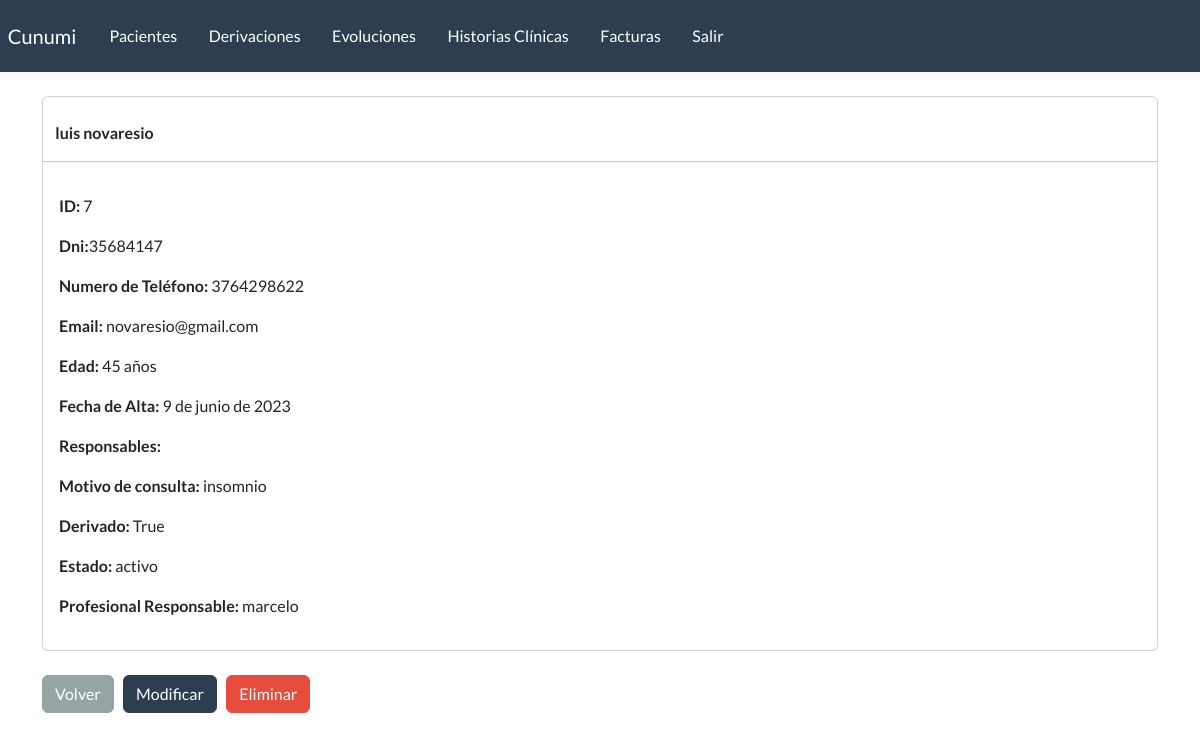
/detalle-paciente/7 (signed in), run on the app's committed database.
### webapp/models.py (models this page shows, shortened)
class paciente(models.Model):
    nombre = models.CharField(max_length=100)
    apellido = models.CharField(max_length=100, blank=True)
    dni = models.CharField(max_length=100, blank=True)
    telefono = models.CharField(max_length=100, blank=True)
    email = models.EmailField(blank=True)
    edad = models.IntegerField(blank=True)
    fecha_inicio = models.DateField(blank=True, null=True)
    responables = models.CharField(max_length=200, blank=True)
    motivo_consulta = models.CharField(max_length=200, blank=True)
    derivado = models.BooleanField(default=False)
    email = models.EmailField(blank=True)
    estado_choices = (
        ('activo', 'activo'),
        ('inactivo', 'inactivo'),
        ('alta', 'alta'),
        ('derivado', 'derivado'))
    estado = models.CharField(max_length=20, choices=estado_choices, default='activo')
    profesional_responsable = models.ForeignKey(User, on_delete=models.CASCADE, blank=True)

### webapp/views.py (the view)
# urls.py: path('detalle-paciente/<int:pk>', views.detalle_paciente, name='detalle_paciente'),
@login_required(login_url='my-login')
def detalle_paciente(request, pk):
    paciente_seleccionado = paciente.objects.get(id=pk)
    context = {
        'paciente':paciente_seleccionado
    }
    return render(request, 'webapp/paciente/detalle.html', context=context)

### webapp/templates/webapp/paciente/detalle.html (shortened to what this page needs)
{% extends 'webapp/base.html' %}
{% block content %}
        <div class="card">
            <strong>
                <br>
                {{paciente.nombre}}
                {{paciente.apellido}}
            </strong>
            <hr>
            <div class="card-body">
                <p><strong>ID: </strong>{{paciente.id}}</p>
                <p><strong>Dni:</strong>{{paciente.dni}}</p>
                <p><strong>Numero de Teléfono: </strong>{{paciente.telefono}}</p>
                <p><strong>Email: </strong>{{paciente.email}}</p>
                <p><strong>Edad: </strong>{{paciente.edad}} años</p>
                <p><strong>Fecha de Alta: </strong>{{paciente.fecha_inicio}}</p>
                <p><strong>Responsables: </strong>{{paciente.responsables}}</p>
                <p><strong>Motivo de consulta: </strong>{{paciente.motivo_consulta}}</p>
                <p><strong>Derivado: </strong>{{paciente.derivado}}</p>
                <p><strong>Estado: </strong>{{paciente.estado}}</p>
                <p><strong>Profesional Responsable: </strong>{{paciente.profesional_responsable}}</p>
            </div>
        </div>
        <br>
        <a href="{% url 'dashboard' %}" class="btn btn-secondary">Volver</a>
        <a href="{% url 'modificar_paciente' paciente.id %}" class="btn btn-primary">Modificar</a>
        <a href="{% url 'eliminar_paciente' paciente.id %}" class="btn btn-danger">Eliminar</a>
{% endblock %}

### data on the page
paciente: nombre "luis", apellido "novaresio", id "7", dni "35684147", telefono "3764298622", email "novaresio@gmail.com", edad "45", fecha_inicio "9 de junio de 2023", motivo_consulta "insomnio", derivado "True", estado "activo", profesional_responsable "marcelo"
